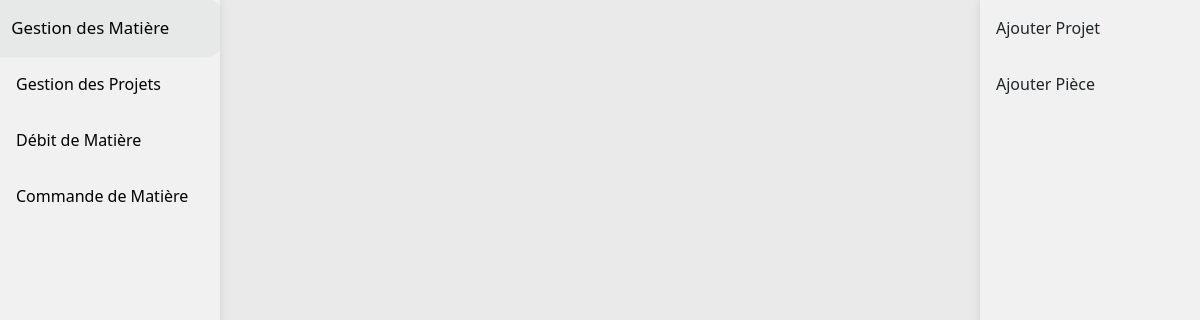
Before: /gestionProjet.php with the older database file.
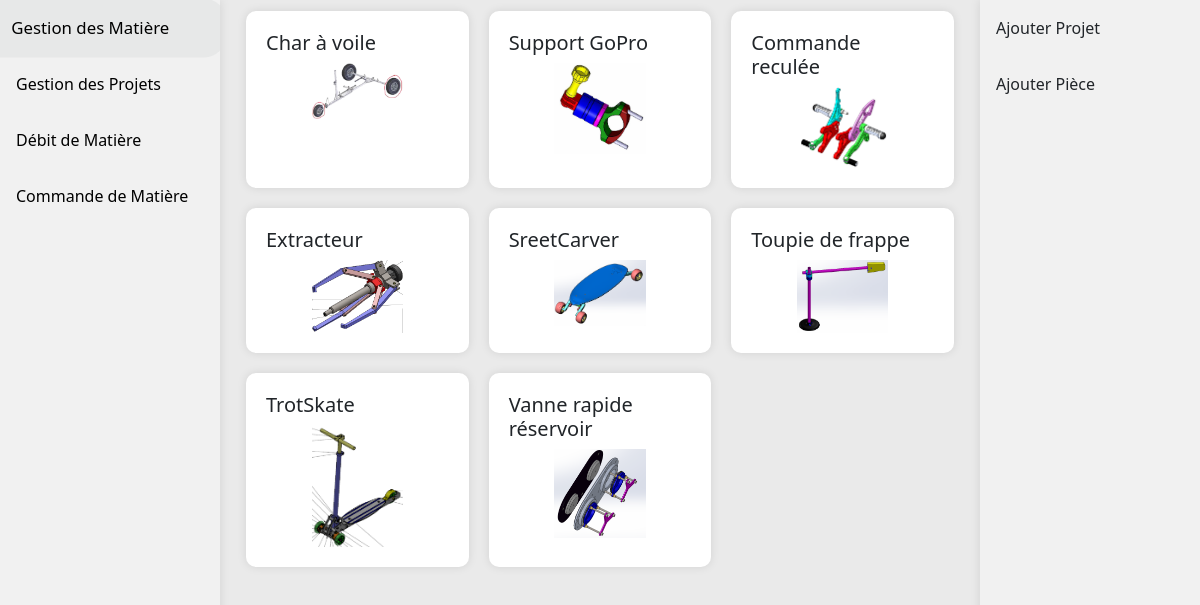
After: the same page with the newer database file.
### tables this page shows
CREATE TABLE IF NOT EXISTS `projet` (
  `id_projet` int NOT NULL AUTO_INCREMENT,
  `nom` varchar(100) NOT NULL,
  `img` varchar(100) NOT NULL,
  PRIMARY KEY (`id_projet`)
);

### php/SQLConnexion.php (called while the page is built, shortened)
<?php
class SQLConnexion {
    private $conn;
    public function __construct()
    {
        $servername = "localhost";
        $username = "root";
        $password = "";
        $bddname = "gestionStock";
        try {
            $this->conn = new PDO("mysql:host=$servername;dbname=".$bddname, $username, $password);
            $this->conn->setAttribute(PDO::ATTR_ERRMODE, PDO::ERRMODE_EXCEPTION);
        } catch(PDOException $e) {
        }
    }
    public function conbdd(): PDO {
        return $this->conn;
    }
}

### html/gestionProjet.php (the view, shortened to what this page needs)
        <!DOCTYPE html>
<html lang="en" xmlns="http://www.w3.org/1999/html">
<head>
    <link href="https://cdn.jsdelivr.net/npm/bootstrap@5.1.3/dist/css/bootstrap.min.css" rel="stylesheet">
    <link rel="stylesheet" href="https://use.fontawesome.com/releases/v6.4.2/css/all.css" />
    <link rel="stylesheet" href="https://cdn.datatables.net/1.13.7/css/jquery.dataTables.css" />
    <link rel="stylesheet" href="../css/styles.css"/>
</head>
<body>
<?php
include '../php/SQLConnexion.php';
$conn = new SQLConnexion();
$req = $conn->conbdd()->query("SELECT * FROM projet");
$resProjet = $req->fetchAll();
?>
<div class="side-bar-big">
    <a href="gestionMatiere.php">Gestion des Matière</a>
    <a href="gestionProjet.php">Gestion des Projets</a>
    <a href="debitMatiere.php">Débit de Matière</a>
    <a href="#">Commande de Matière</a>
</div>
<div class="side-bar-action">
    <a onclick="afficher()">Ajouter Projet</a>
    <a onclick="afficherPiece()">Ajouter Pièce</a>
</div>
<div class="content" style="">
    <?php
    foreach ($resProjet as $projet) {
    ?>
    <div class="case" onclick="">
        <h5><?=$projet["nom"]?></h5>
        <img src="projetLestrelin/<?= $projet["img"]?>">
    </div>
    <?php }?>
</div>
</body>
</html>

### css/styles.css (style rules this page uses)
html, body { height: 100%; background-color: #eaeaea; }
.side-bar-action { right: 0; margin: 0; padding: 0; width: 220px; background-color: #f1f1f1; position: fixed; height: 100%; overflow: auto; box-shadow: 0 0 10px rgba(0, 0, 0, 0.1); }
.side-bar-action a { display: block; color: black; padding: 16px; text-decoration: none; }
.side-bar-big { margin: 0; padding: 0; width: 220px; background-color: #f1f1f1; position: fixed; height: 100%; overflow: auto; box-shadow: 0 0 10px rgba(0, 0, 0, 0.1); }
.side-bar-big a { display: block; color: black; padding: 16px; text-decoration: none; }
div.content { background-color: #eaeaea; margin-right:220px; margin-left: 220px; padding: 1px 16px; }
.content { display: flex; flex-wrap: wrap; }
.case img { width: 50%; height: auto; display:block; margin-left:auto; margin-right: auto; }
.case { margin: 10px; width: calc(33.33% - 20px); background-color: #fff; padding: 20px; border-radius: 10px; box-shadow: 0 0 10px rgba(0, 0, 0, 0.1); display: inline-block; box-sizing: border-box; }

Changed rows visible on the page:
added projet: nom "Char à voile", img (picture)
added projet: nom "Support GoPro", img (picture)
added projet: nom "Commande reculée", img (picture)
added projet: nom "Extracteur", img (picture)
added projet: nom "SreetCarver", img (picture)
added projet: nom "Toupie de frappe", img (picture)
added projet: nom "TrotSkate", img (picture)
added projet: nom "Vanne rapide réservoir", img (picture)
